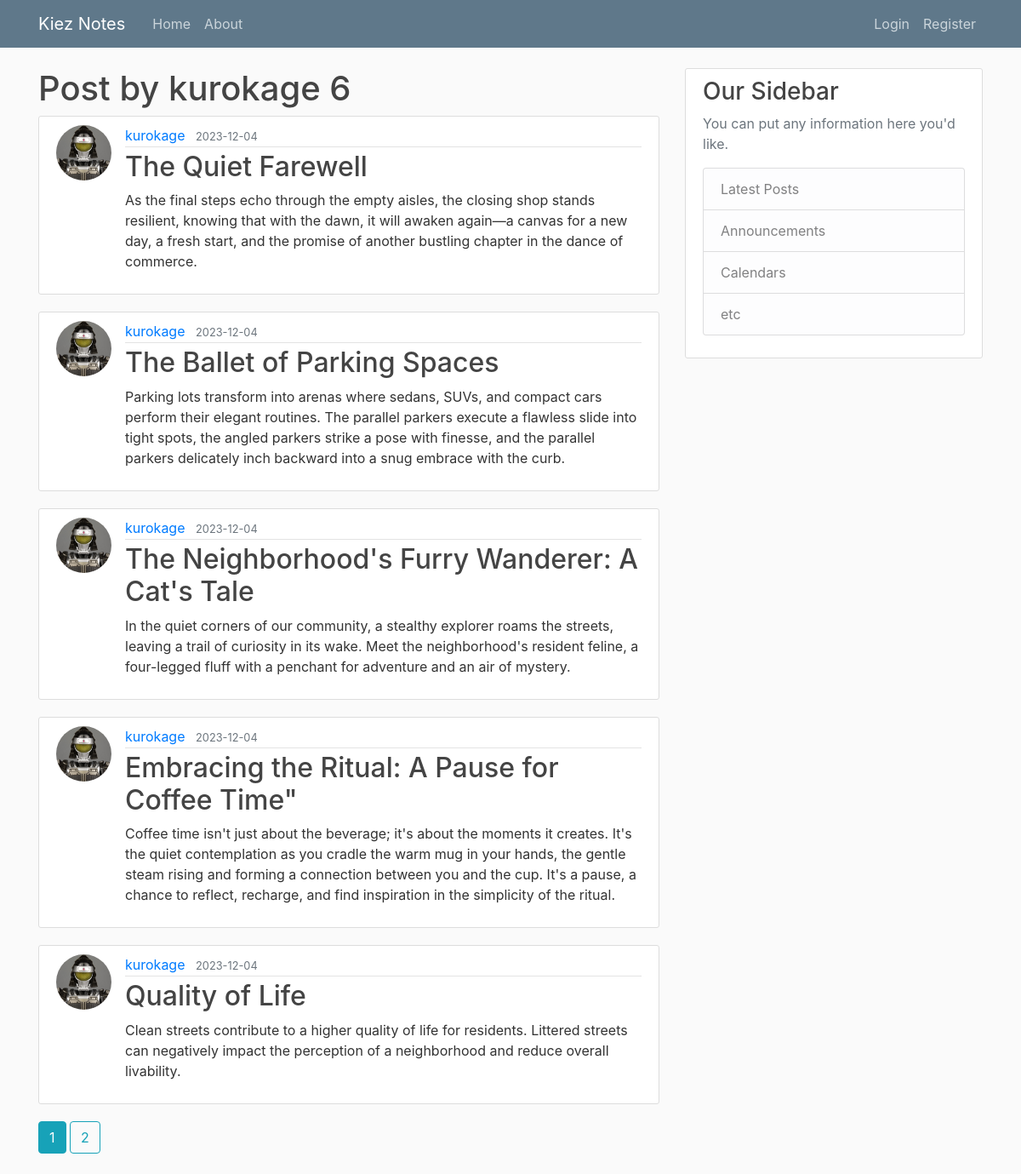
Screenshot of /user/kurokage with the database file from the repository.
### flask_blog2/models.py (models this page shows, shortened)
class User(db.Model, UserMixin):
    id = db.Column(db.Integer, primary_key=True)
    username = db.Column(db.String(20), unique=True, nullable=False)
    email = db.Column(db.String(120), unique=True, nullable=False)
    image_file = db.Column(db.String(20), nullable=False, default='default.jpg')
    password = db.Column(db.String(60), nullable=False)
    posts = db.relationship('Post', backref='author', lazy=True)

class Post(db.Model):
    id = db.Column(db.Integer, primary_key=True)
    title = db.Column(db.String(100), nullable=False)
    date_posted = db.Column(db.DateTime, nullable=False, default=datetime.utcnow)
    content = db.Column(db.Text, nullable=False)
    user_id = db.Column(db.Integer, db.ForeignKey('user.id'), nullable=False)
    created_at = db.Column(db.DateTime, nullable=False, default=datetime.utcnow)
    updated_at = db.Column(db.DateTime, nullable=False, default=datetime.utcnow, onupdate=datetime.utcnow)
    blogpicture = db.Column(db.String(255), nullable=True, default='default2.jpg')

### flask_blog2/users/routes.py (the view)
@users.route("/user/<string:username>")
def user_posts(username):
    page = request.args.get('page', 1, type=int)
    user = User.query.filter_by(username=username).first_or_404()
    posts = Post.query.filter_by(author=user)\
        .order_by(Post.date_posted.desc())\
        .paginate(page=page, per_page=5)
    return render_template('user_posts.html', posts=posts, user=user)

### flask_blog2/templates/user_posts.html
{% extends "layout.html" %}
{% block content %}
    <h1 class=""mb-3> Post by {{ user.username}} {{ posts.total }}</h1>
    {% for post in posts.items %}
        <article class="media content-section">
            <img class="rounded-circle article-img" src="{{ url_for('static', filename='profile_pics/' +post.author.image_file) }}">
            <div class="media-body">
            <div class="article-metadata">
                <a class="mr-2" href="{{ url_for('users.user_posts', username=post.author.username) }}">{{ post.author.username}}</a>
                <small class="text-muted">{{ post.date_posted.strftime('%Y-%m-%d') }}</small>
            </div>
            <h2><a class="article-title" href="{{ url_for('posts.post',post_id=post.id) }}">{{ post.title }}</a></h2>
            <p class="article-content">{{ post.content }}</p>
            </div>
        </article>
    {% endfor%}
    {% for page_num in posts.iter_pages(left_edge=1, right_edge=1, left_current=1, right_current=2) %}
      {% if page_num %}
        {% if posts.page == page_num %}
          <a class="btn btn-info mb-4" href="{{ url_for('users.user_posts', username=user.username, page=page_num) }}">{{ page_num }}</a>
        {% else %}
          <a class="btn btn-outline-info mb-4" href="{{ url_for('users.user_posts', username=user.username, page=page_num) }}">{{ page_num }}</a>
        {% endif %}
      {% else %}
        ...
      {% endif %}
    {% endfor %}
{% endblock content %}

### flask_blog2/templates/layout.html (shortened to what this page needs)
<!DOCTYPE html>
<html>
<head>
    <link rel="stylesheet" href="https://maxcdn.bootstrapcdn.com/bootstrap/4.0.0/css/bootstrap.min.css">
    <link rel="stylesheet" type="text/css" href="{{ url_for('static', filename='main.css') }}">
</head>
<body>
    <header class="site-header">
      <nav class="navbar navbar-expand-md navbar-dark bg-steel fixed-top">
        <div class="container">
          <a class="navbar-brand mr-4" href="/">Kiez Notes</a>
          <div class="collapse navbar-collapse" id="navbarToggle">
            <div class="navbar-nav mr-auto">
              <a class="nav-item nav-link" href="{{ url_for('main.home') }}">Home</a>
              <a class="nav-item nav-link" href="{{ url_for('main.about') }}">About</a>
            </div>
            <div class="navbar-nav">
              {% if current_user.is_authenticated %}
               <a class="nav-item nav-link" href="{{ url_for('posts.new_post') }}">New Post</a>
               <a class="nav-item nav-link" href="{{ url_for('users.account') }}">Account</a>
               <a class="nav-item nav-link" href="{{ url_for('users.logout') }}">Logout</a>
            {% else %}
               <a class="nav-item nav-link" href="{{ url_for('users.login') }}">Login</a>
               <a class="nav-item nav-link" href="{{ url_for('users.register') }}">Register</a>
              {% endif %}
            </div>
          </div>
        </div>
      </nav>
    </header>
    <main role="main" class="container">
      <div class="row">
        <div class="col-md-8">
          {% block content %}{% endblock %}
        </div>
        <div class="col-md-4">
          <div class="content-section">
            <h3>Our Sidebar</h3>
            <p class='text-muted'>You can put any information here you'd like.
              <ul class="list-group">
                <li class="list-group-item list-group-item-light">Latest Posts</li>
                <li class="list-group-item list-group-item-light">Announcements</li>
                <li class="list-group-item list-group-item-light">Calendars</li>
                <li class="list-group-item list-group-item-light">etc</li>
              </ul>
            </p>
          </div>
        </div>
      </div>
    </main>
</body>
</html>

### flask_blog2/static/main.css (style rules this page uses)
body { background: #fafafa; color: #333333; margin-top: 5rem; }
h1, h2, h3, h4, h5, h6 { color: #444444; }
.bg-steel { background-color: #5f788a; }
.site-header .navbar-nav .nav-link { color: #cbd5db; }
.content-section { background: #ffffff; padding: 10px 20px; border: 1px solid #dddddd; border-radius: 3px; margin-bottom: 20px; }
.article-title { color: #444444; }
.article-content { white-space: pre-line; }
.article-img { height: 65px; width: 65px; margin-right: 16px; }
.article-metadata { padding-bottom: 1px; margin-bottom: 4px; border-bottom: 1px solid #e3e3e3 }

### rows the page displays
User: username "kurokage"
Post: image_file (picture), author.username "kurokage", date_posted "2023-12-04", title "The Quiet Farewell", content "As the final steps echo through the empty aisles, the closing shop stands resilient, knowing that with the dawn, it will awaken again—a canvas for a new day, a fresh start, and the promise of another bustling chapter in the dance of commerce."
Post: image_file (picture), author.username "kurokage", date_posted "2023-12-04", title "The Ballet of Parking Spaces", content "Parking lots transform into arenas where sedans, SUVs, and compact cars perform their elegant routines. The parallel parkers execute a flawless slide into tight spots, the angled parkers strike a pose with finesse, and the parallel parkers delicately inch backward into a snug embrace with the curb."
Post: image_file (picture), author.username "kurokage", date_posted "2023-12-04", title "The Neighborhood's Furry Wanderer: A Cat's Tale", content "In the quiet corners of our community, a stealthy explorer roams the streets, leaving a trail of curiosity in its wake. Meet the neighborhood's resident feline, a four-legged fluff with a penchant for adventure and an air of mystery."
Post: image_file (picture), author.username "kurokage", date_posted "2023-12-04", title "Embracing the Ritual: A Pause for Coffee Time\"", content "Coffee time isn't just about the beverage; it's about the moments it creates. It's the quiet contemplation as you cradle the warm mug in your hands, the gentle steam rising and forming a connection between you and the cup. It's a pause, a chance to reflect, recharge, and find inspiration in the simplicity of the ritual."
Post: image_file (picture), author.username "kurokage", date_posted "2023-12-04", title "Quality of Life", content "Clean streets contribute to a higher quality of life for residents. Littered streets can negatively impact the perception of a neighborhood and reduce overall livability."

### other values shown
{{ posts.total }} "6"
{{ page_num }} "1"
{{ page_num }} "2"
